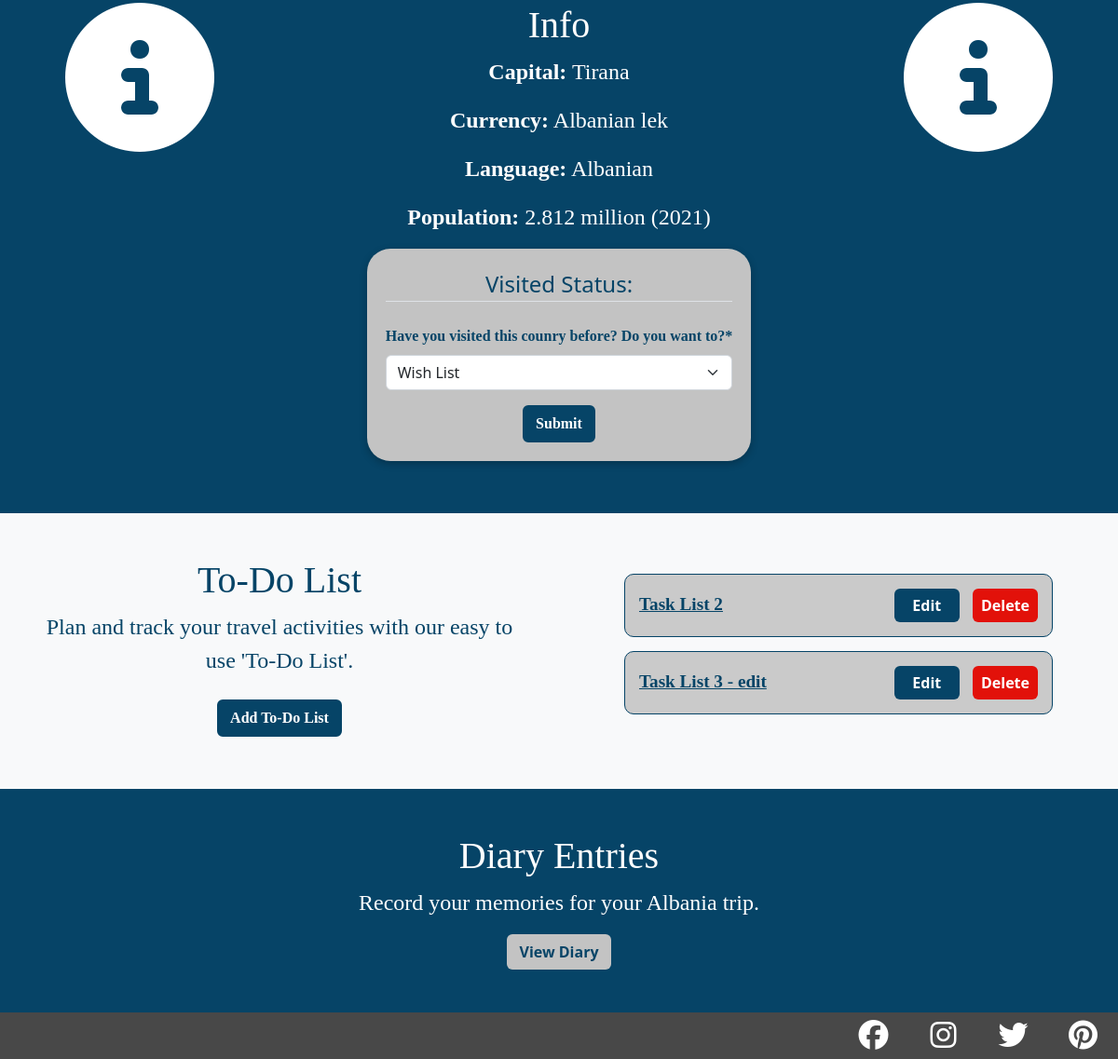
/diary/country/1 (signed in, lower part), run on an earlier commit of the app's database.
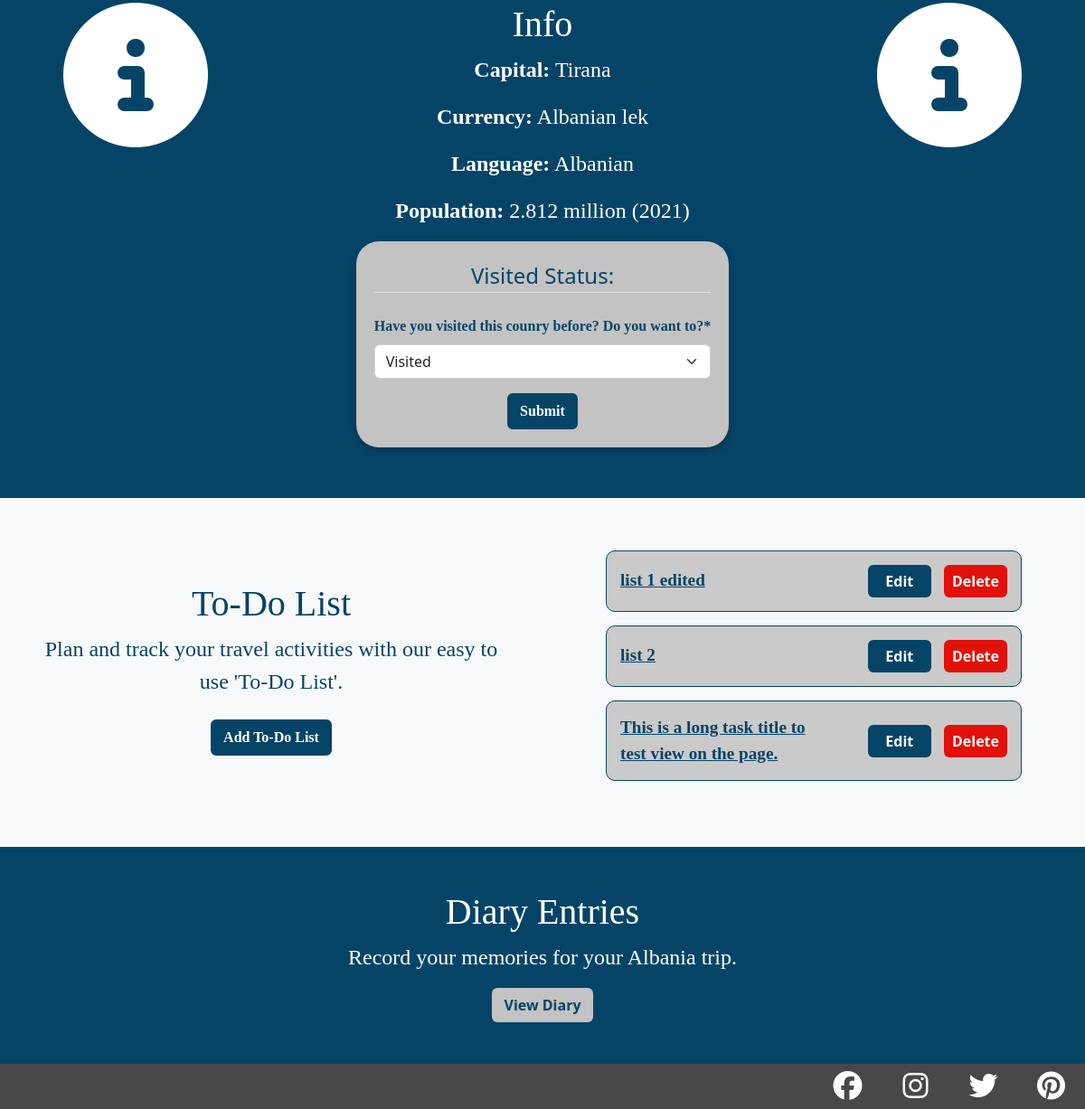
And on a later commit of the database.
### diary/models.py (models this page shows, shortened)
class Country(models.Model):
    name = models.CharField(max_length=100, unique=True, default=None)
    country_image = models.ImageField(default=None, upload_to='media/country_pics/', blank=True)
    country_flag = models.ImageField(default=None, upload_to='media/country_maps/', blank=True)
    code = models.CharField(max_length=5, unique=True, default=None)
    capital = models.CharField(max_length=100, unique=True, default=None)
    region = models.CharField(max_length=100, default=None)
    currency = models.CharField(max_length=100, default=None)
    language = models.CharField(max_length=100, default=None)
    about = models.CharField(max_length=500, default=None)
    population = models.CharField(max_length=100, default=None)
    class Meta:
        ordering = ['name']

class Visit(models.Model):
    user = models.ForeignKey(User, on_delete=models.CASCADE,
                             related_name="users_map")
    country = models.ForeignKey(Country, on_delete=models.CASCADE,
                                related_name="country_map")
    status = models.CharField(max_length=50, default="not_visited")

### to_do_list/models.py (models this page shows, shortened)
class ToDoList(models.Model):
    user = models.ForeignKey(User, on_delete=models.CASCADE)
    country = models.ForeignKey(Country, on_delete=models.CASCADE,
                                related_name="country_to_do")
    title = models.CharField(max_length=200)
    description = models.TextField(null=True, blank=True)
    complete = models.BooleanField(default=False)
    created = models.DateTimeField(auto_now_add=True)

### diary/views.py (the view, shortened to what this page needs)
# urls.py: path('country/<int:pk>',CountryView.as_view(), name="country"),
class CountryView(LoginRequiredMixin, View):
    login_url = '/login/required'
    redirect_field_name = 'redirect_to'
    def get(self, request, pk, *args, **kwargs):
        countries = Country.objects.all()
        country = get_object_or_404(countries, pk=pk)
        lists = ToDoList.objects.filter(user=request.user, country=country)
        visited = Visit.objects.filter(user_id=request.user.id)
        if visited.filter(country=country).exists():
            country_visited = visited.get(country=country)
            return render(
                    request,
                    "diary/country.html",
                    {
                        "country": country,
                        "visit_form": VisitForm(instance=country_visited),
                        'lists': lists
                    },
            )

### diary/forms.py
class VisitForm(forms.ModelForm):
    class Meta:
        model = Visit
        fields = ['status',]
    status = forms.CharField(label="Have you visited this counry before? Do you want to?", widget=forms.Select(choices=VISITED))

### diary/templates/diary/country.html (shortened to what this page needs)
{% extends "base.html" %}
{% block content %}
{% load crispy_forms_tags %}
<div class="row text-center m-0 blue-background">
    <div class="col-3 d-flex justify-content-center p-5 d-none d-lg-block">
        <div>
            <i class="fa-solid fa-circle-info fa-10x"></i>
        </div>
    </div>
    <div class="col-12 col-lg-6 d-flex justify-content-center align-self-center p-5">
        <div>
            <h4>Info</h4>
            <p><strong>Capital:</strong> {{ country.capital }}</p>
            <p><strong>Currency:</strong> {{ country.currency }}</p>
            <p><strong>Language:</strong> {{ country.language }}</p>
            <p><strong>Population:</strong> {{ country.population }}</p>
            <form class="visit-form m-2 w-auto blue-font" method="POST">
                <fieldset class="form-group text-center">
                    <legend class="border-bottom mb-4">Visited Status:</legend>
                    {{ visit_form | crispy }}
                </fieldset>
                <button type="submit" class="btn btn-travel">Submit</button>
            </form>
        </div>
    </div>
    <div class="col-3 d-flex justify-content-center p-5 d-none d-lg-block">
        <div>
            <i class="fa-solid fa-circle-info fa-10x"></i>
        </div>
    </div>
</div>
<div class="row m-0 off-white-background">
    <div class="col-12 col-lg-6 d-flex justify-content-center align-self-center text-center px-5 pt-5 p-lg-5">
        <div id="to_do_list_location">
            <h4>To-Do List</h4>
            <p>Plan and track your travel activities with our easy to use 'To-Do List'.</p>
            <a class="btn btn-travel m-2" href="{% url 'add-list' country.pk %}">Add To-Do List</a>
        </div>
    </div>
    <div class="col m-lg-5 justify-content-center align-self-center">
        {% if lists %}
            <div class="list-container">
                {% for list in lists %}
                    <div class="to-do-list-link-row">
                        <a class="to-do-list-link" href="{% url 'to-do-items' list.pk %}"><li> {{ list.title }} </li></a>
                        <div class="ms-lg-auto">
                            <a class="to-do-list-buttons to-do-list-edit btn" href="{% url 'edit-list' list.pk %}">Edit</a>
                            <a class="to-do-list-buttons to-do-list-delete btn" href="{% url 'delete-list' list.pk %}">Delete</a>
                        </div>
                    </div>
                {% endfor %}
            </div>
        {% else %}
            <h3 class="text-center">Currently you have no 'To-Do Lists'!</h3>
        {% endif %}
    </div>
</div>
<div class="row m-0 text-center blue-background">
    <div class="col-12 d-flex justify-content-center align-self-center p-5">
        <div class="w-75 mb-5">
            <h4>Diary Entries</h4>
            <p>Record your memories for your {{ country.name }} trip.</p>
            <a class="btn btn-off-white-background" href="{% url 'diary-all-posts' country.pk %}">View Diary</a>
        </div>
    </div>
</div>
{% endblock content %}

### templates/base.html (shortened to what this page needs)
{% load static %}
<!DOCTYPE html>
<html lang="en">
<head>
    <link href="https://cdn.jsdelivr.net/npm/bootstrap@5.2.3/dist/css/bootstrap.min.css" rel="stylesheet">
    <link rel="stylesheet" href="https://cdn.jsdelivr.net/npm/bootstrap-icons@1.10.3/font/bootstrap-icons.css">
    <link rel="stylesheet" href="{% static 'css/main.css' %}">
</head>
<body>
        <main class="main-section">
            {% block content %}
            {% endblock %}
        </main>
        <section id="footer">
            <div class="h-100 d-flex justify-content-end">
                <div class="footer-icons"><a href="https://www.facebook.com/" target="_blank" rel="noopener"
                    aria-label="Visit our Facebook page (opens in a new tab)"><i class="social-icons fa-brands fa-facebook"></i></a></div>
                <div class="footer-icons"><a href="https://www.instagram.com" target="_blank" rel="noopener"
                    aria-label="Visit our Instagram page (opens in a new tab)"><i class="social-icons fa-brands fa-instagram"></i></a></div>
                <div class="footer-icons"><a href="https://www.twitter.com" target="_blank" rel="noopener"
                    aria-label="Visit our Twitter page (opens in a new tab)"><i class="social-icons fa-brands fa-twitter"></i></a></div>
                <div class="footer-icons"><a href="https://www.pinterest.co.uk" target="_blank" rel="noopener"
                    aria-label="Visit our Pinterest page (opens in a new tab)"><i class="social-icons fa-brands fa-pinterest"></i></a></div>
            </div>
        </section>
</body>
</html>

### static/css/main.css (style rules this page uses)
* { padding: 0; margin: 0; box-sizing: border-box; }
h1, h2, h3, h4, h5, h6 { font-family: 'Lora', serif; }
a { font-family: 'Lora', serif; }
p, .comments-txt, .form-label { font-family: 'Merriweather', serif; }
.form-label { font-weight: 700; }
@media (min-width: 768px) { h4 { font-size: 200%; } }
@media (min-width: 768px) { p, .comments-txt { font-size: 140%; } }
@media (min-width: 992px) { h4 { font-size: 250%; } }
@media (min-width: 992px) { p, .comments-txt { font-size: 150%; } }
.social-icons { font-size: xx-large; }
#footer { position: fixed; height: 50px; background-color: rgb(72, 72, 72); bottom: 0px; left: 0px; right: 0px; margin-bottom: 0px; }
.footer-icons { height: 100%; width: 75px; display: flex; justify-content: center; align-items: center; }
.social-icons { color: white; }
.btn-travel { border: 2px solid rgb(6, 68, 103); background-color: white; font-family: 'Lora', serif; font-weight: 900; color: rgb(6, 68, 103); }
.visit-form { justify-content: center; padding: 20px; background-color: #C3C3C3; border-radius: 25px; margin-bottom: 10px; width: 100%; box-shadow: rgba(0, 0, 0, 0.24) 0px 3px 8px; }
.btn-travel { background-color: rgb(6, 68, 103); color: white; }
.blue-background { background-color: rgb(6, 68, 103); color: white; }
.off-white-background { background-color: #f8f9fa; color: rgb(6, 68, 103); }
.blue-font { color: rgb(6, 68, 103); }
.btn-off-white-background { font-weight: bold; background-color: #C3C3C3; color: rgb(6, 68, 103); }
.list-container { width: 100%; padding: 10px; }
.to-do-list-link-row { display: flex; border: 1px solid rgb(6, 68, 103); align-items: center; padding: 10px; border-radius: 10px; margin-bottom: 15px; background-color: rgb(202, 202, 202); }
.to-do-list-link { list-style-type: none; padding: 5px; font-family: 'Merriweather', serif; font-size: 120%; color: rgb(6, 68, 103); font-weight: 700; width: 50%; }
.to-do-list-buttons { padding: 5px; font-weight: 700; margin: 5px; width: 70px; }
.to-do-list-edit { background-color: rgb(6, 68, 103); color: white; }
.to-do-list-delete { background-color: #e2110a; color: white; }
select { width: 80%; }
body { background-color: rgb(6, 68, 103); color: white; }

What changed in the data, as far as the page shows it:
removed ToDoList: title "Task List 2"
removed ToDoList: title "Task List 3 - edit"
changed Visit: status "Wish List" → "Visited"
added ToDoList: title "list 1 edited"
added ToDoList: title "list 2"
added ToDoList: title "This is a long task title to test view on the page."
